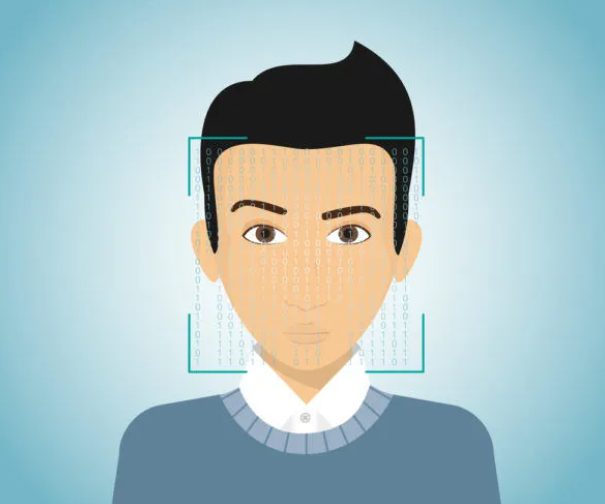
#> input picture Automated_attendance_system/UI_Images/UI_001.png, 605 x 504 px, given as the content of the folder UI_Images/UI_001.png, which was not available
$ python -i TrainImage.py   (imports and definitions only)
#> lines starting #> are read from the running program, lines starting #| are printed output that depends on the picture
import csv
import os, cv2
import numpy as np
import pandas as pd
import datetime
import time
from PIL import ImageTk, Image


# Train Image
def TrainImage(haarcasecade_path, trainimage_path, trainimagelabel_path, message):
    recognizer = cv2.face.LBPHFaceRecognizer_create()
    detector = cv2.CascadeClassifier(haarcasecade_path)
    faces, Id = getImagesAndLables(trainimage_path)
    recognizer.train(faces, np.array(Id))
    recognizer.save(trainimagelabel_path)
    res = "Image Trained successfully"  # +",".join(str(f) for f in Id)
    message.configure(text=res)


def getImagesAndLables(path):
    # imagePath = [os.path.join(path, f) for d in os.listdir(path) for f in d]
#> called with path = 'UI_Images/UI_001.png'
    newdir = [os.path.join(path, d) for d in os.listdir(path)]
    imagePath = [
        os.path.join(newdir[i], f)
        for i in range(len(newdir))
        for f in os.listdir(newdir[i])
    ]
    faces = []
    Ids = []
    for imagePath in imagePath:
        pilImage = Image.open(imagePath).convert("L")
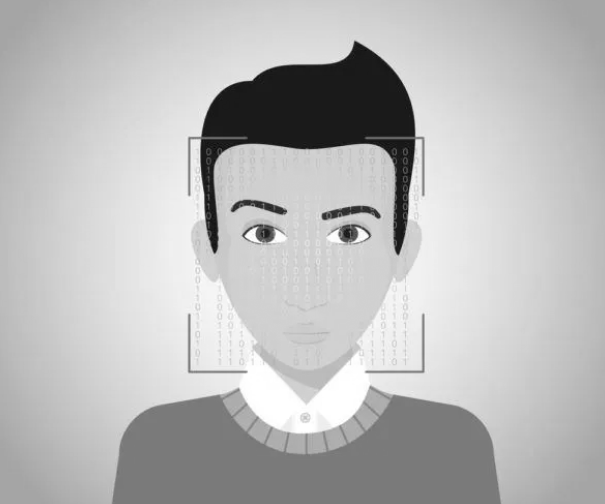
#> pilImage: PIL image 605x504 L; min 7, max 255, mean 186.2
        imageNp = np.array(pilImage, "uint8")
#> (the run stopped early here; a loop or call above may not have finished)

$ run again, on Automated_attendance_system/UI_Images/UI_002.png
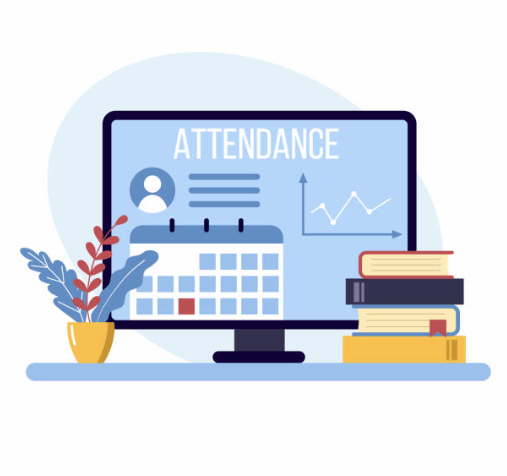
#> input picture Automated_attendance_system/UI_Images/UI_002.png, 507 x 476 px, given as the content of the folder UI_Images/UI_002.png, which was not available
#> in getImagesAndLables, `pilImage = Image.open(imagePath).convert("L")`:
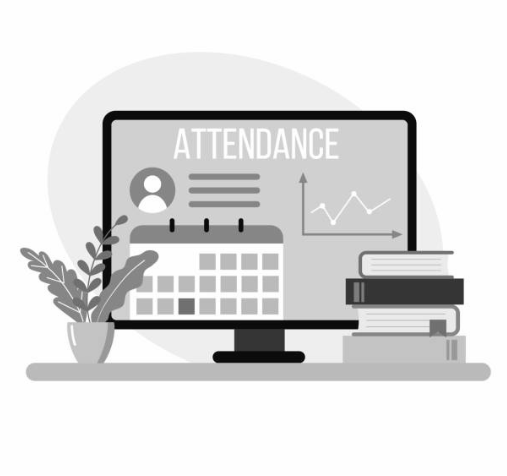
#> pilImage: PIL image 507x476 L; min 5, max 255, mean 221.9

$ run again, on Automated_attendance_system/UI_Images/UI_003.png
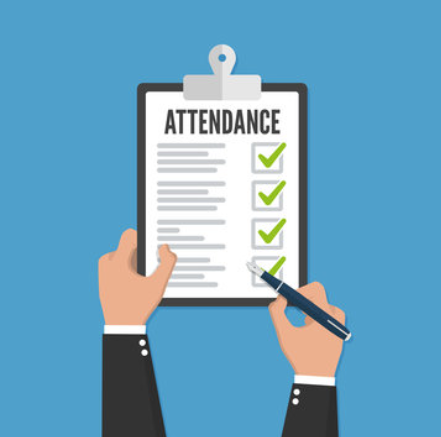
#> input picture Automated_attendance_system/UI_Images/UI_003.png, 441 x 437 px, given as the content of the folder UI_Images/UI_003.png, which was not available
#> in getImagesAndLables, `pilImage = Image.open(imagePath).convert("L")`:
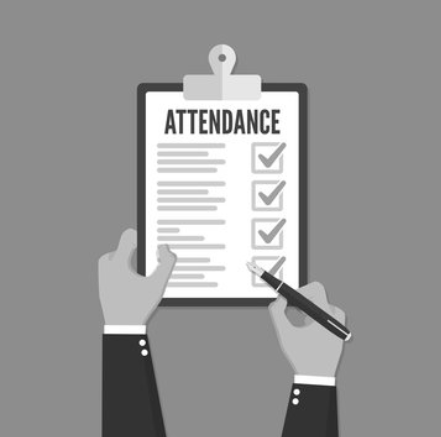
#> pilImage: PIL image 441x437 L; min 29, max 255, mean 151.8
